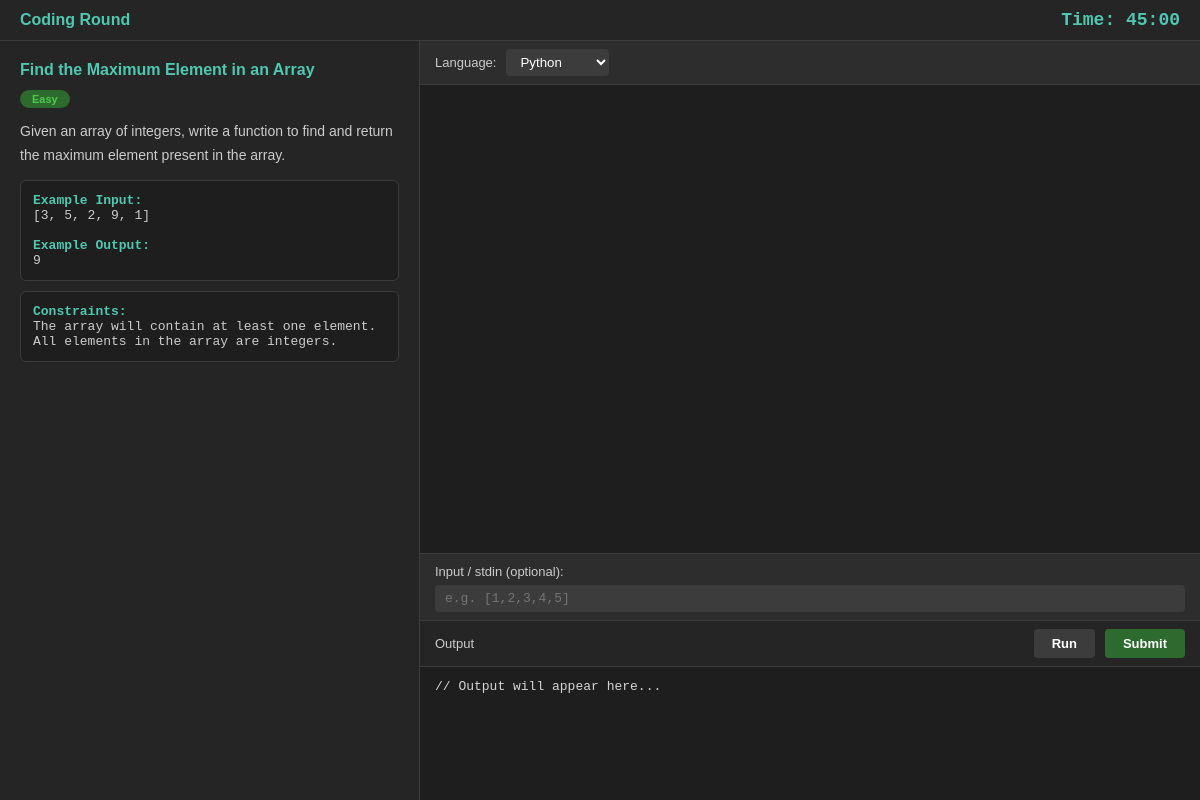
Screenshot of /coding-round/18/ with the database file from the repository.
### editor/models.py (models this page shows, shortened)
class CodingQuestion(models.Model):
    DIFFICULTY_CHOICES = [
        ('easy', 'Easy'),
        ('medium', 'Medium'),
        ('hard', 'Hard')
    ]
    topic = models.CharField(max_length=100)
    difficulty = models.CharField(max_length=20, choices=DIFFICULTY_CHOICES)
    language = models.CharField(max_length=50)
    title = models.CharField(max_length=200, blank=True)
    description = models.TextField()
    example_input = models.TextField(blank=True)
    example_output = models.TextField(blank=True)
    constraints = models.TextField(blank=True)
    starter_code = models.TextField(blank=True)
    created_at = models.DateTimeField(auto_now_add=True)

### editor/views.py (the view)
# urls.py: path('coding-round/<int:question_id>/', views.coding_round, name='coding_round'),
def coding_round(request, question_id):
    question = CodingQuestion.objects.get(id=question_id)
    return render(request, 'editor/coding_round.html', {
        'question': question
    })

### editor/templates/editor/coding_round.html (shortened to what this page needs)
<!DOCTYPE html>
<html>
<head>
</head>
<body>
  <div class="navbar">
    <span>Coding Round</span>
    <span class="timer">Time: <span id="timer">45:00</span></span>
  </div>
  <div class="main">
    <div class="question-panel">
      <h2>{{ question.title }}</h2>
      <span class="badge {{ question.difficulty }}">{{ question.difficulty|title }}</span>
      <p>{{ question.description }}</p>
      <div class="example-box">
        <strong>Example Input:</strong><br>{{ question.example_input }}<br><br>
        <strong>Example Output:</strong><br>{{ question.example_output }}
      </div>
      <div class="example-box" style="margin-top:10px;">
        <strong>Constraints:</strong><br>{{ question.constraints }}
      </div>
    </div>
    <div class="editor-panel">
      <div class="editor-toolbar">
        <span>Language:</span>
        <select id="language-select" onchange="changeLanguage()">
          <option value="python">Python</option>
        </select>
      </div>
      <div id="editor"></div>
      <div class="stdin-panel">
        <span>Input / stdin (optional):</span>
        <input id="stdin-input" type="text" placeholder="e.g. [1,2,3,4,5]">
      </div>
      <div class="output-panel">
        <div class="output-toolbar">
          <span>Output</span>
          <div style="display:flex; gap:10px;">
            <button class="btn btn-run" onclick="runCode()">Run</button>
            <button class="btn btn-submit" onclick="submitCode()">Submit</button>
          </div>
        </div>
        <pre id="output-box">// Output will appear here...</pre>
      </div>
    </div>
  </div>
</body>
</html>

### editor/templates/editor/coding_round.html (style rules this page uses)
* { margin: 0; padding: 0; box-sizing: border-box; }
body { font-family: Arial, sans-serif; background: #1e1e1e; color: white; height: 100vh; display: flex; flex-direction: column; }
.navbar { background: #252526; padding: 10px 20px; display: flex; justify-content: space-between; align-items: center; border-bottom: 1px solid #3c3c3c; }
.navbar span { color: #4ec9b0; font-weight: bold; }
.timer { color: #f59e0b; font-family: monospace; font-size: 18px; }
.main { display: flex; flex: 1; overflow: hidden; }
.question-panel { width: 35%; background: #252526; padding: 20px; overflow-y: auto; border-right: 1px solid #3c3c3c; }
.question-panel h2 { color: #4ec9b0; margin-bottom: 10px; font-size: 16px; }
.question-panel p { color: #ccc; font-size: 14px; line-height: 1.7; }
.badge { display: inline-block; padding: 3px 12px; border-radius: 20px; font-size: 11px; margin-bottom: 12px; font-weight: bold; }
.easy { background: #2d6a2d; color: #4ec94e; }
.example-box { background: #1e1e1e; padding: 12px; border-radius: 6px; margin-top: 12px; font-family: monospace; font-size: 13px; color: #ccc; border: 1px solid #3c3c3c; }
.example-box strong { color: #4ec9b0; }
.editor-panel { flex: 1; display: flex; flex-direction: column; }
.editor-toolbar { background: #2d2d2d; padding: 8px 15px; display: flex; align-items: center; gap: 10px; border-bottom: 1px solid #3c3c3c; }
.editor-toolbar select { background: #3c3c3c; color: white; border: none; padding: 5px 10px; border-radius: 4px; cursor: pointer; }
.editor-toolbar span { color: #ccc; font-size: 13px; }
#editor { flex: 1; min-height: 300px; }
.stdin-panel { background: #2d2d2d; padding: 8px 15px; border-top: 1px solid #3c3c3c; }
.stdin-panel span { color: #ccc; font-size: 13px; }
.stdin-panel input { width: 100%; margin-top: 5px; padding: 6px 10px; background: #3c3c3c; color: white; border: none; border-radius: 4px; font-family: monospace; font-size: 13px; }
.output-panel { height: 180px; background: #1e1e1e; border-top: 1px solid #3c3c3c; display: flex; flex-direction: column; }
.output-toolbar { background: #252526; padding: 8px 15px; display: flex; justify-content: space-between; align-items: center; border-bottom: 1px solid #3c3c3c; }
.output-toolbar span { color: #ccc; font-size: 13px; }
#output-box { padding: 12px 15px; font-family: monospace; font-size: 13px; color: #d4d4d4; overflow-y: auto; flex: 1; }
.btn { padding: 7px 18px; border: none; border-radius: 4px; cursor: pointer; font-size: 13px; font-weight: bold; }
.btn-run { background: #3c3c3c; color: white; }
.btn-submit { background: #2d6a2d; color: white; }

### rows the page displays
CodingQuestion: title "Find the Maximum Element in an Array", difficulty "Easy", description "Given an array of integers, write a function to find and return the maximum element present in the array.", example_input "[3, 5, 2, 9, 1]", example_output "9", constraints "The array will contain at least one element. All elements in the array are integers."
